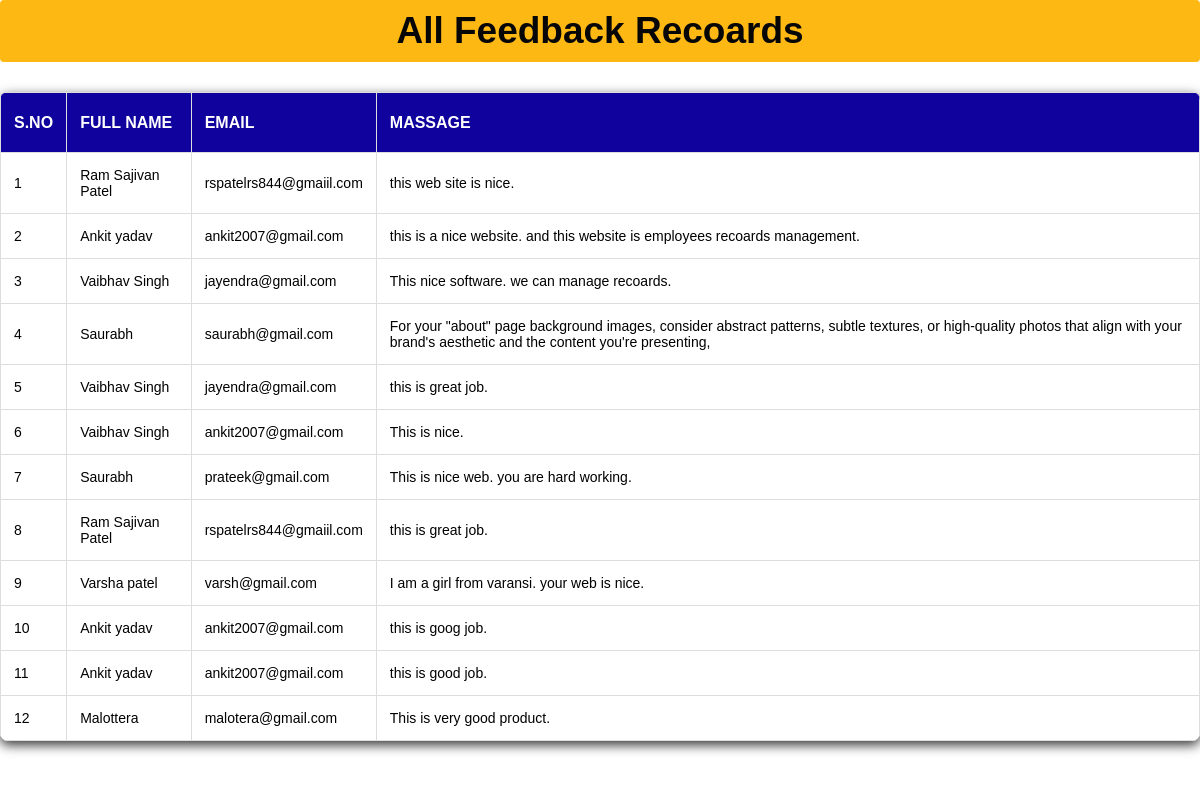
The page /view_feedback (signed in) on the database its author committed.
### employees/models.py (models this page shows)
class feedback(models.Model):
    full_name = models.CharField(max_length=30,null=True)
    email = models.CharField(max_length=30,null=True)
    massage = models.CharField(max_length=500,null=True)

### employees/views.py (the view)
# urls.py: path('view_feedback',view_feedback,name='view_feedback'),
@login_required(login_url='login')
def view_feedback(request):
    data = feedback.objects.all()
    d ={'data':data}
    return render(request,"view_feedback.html",d)

### employees/templates/view_feedback.html (shortened to what this page needs)
<!DOCTYPE html>
<html lang="en">
<head>
</head>
<body>
    <h1>All Feedback Recoards</h1>
    <table>
        <tr>
            <th>S.No</th>
            <th>Full Name</th>
            <th>Email</th>
            <th>Massage</th>
        </tr>
        {% for x in data %}
        <tr>
            <td>{{forloop.counter}}</td>
            <td>{{x.full_name}}</td>
            <td>{{x.email}}</td>
            <td>{{x.massage}}</td>
        </tr>
        {% endfor %}
    </table>
    <br>
     <a href="{% url 'dashboard' %}" class="out" style="color: white;">Back to Dashboard</a>
     <br> <br>
</body>
</html>

### employees/templates/view_feedback.html (style rules this page uses)
* { padding: 0; margin: 0; font-family: Verdana, Geneva, Tahoma, sans-serif; box-sizing: border-box; }
body { background-image:url('https://t4.ftcdn.net/jpg/06/91/05/19/360_F_691051962_GFhQPOAXABmf7l706q89b2PFh6FnB1kI.jpg'); background-repeat: no-repeat; background-size: 100% 100%; }
h1 { padding: 10px; text-align: center; background-color: rgb(254, 184, 20); color: rgb(6, 6, 6); border-radius: 4px; font-size: 37px; margin-bottom: 30px; position: sticky; top:0px; }
table { width: 100%; background-color: #fff; box-shadow: 0 4px 12px rgba(0,0,0,0.8); border-radius: 8px; overflow: hidden; border-collapse: collapse; }
th,td { padding: 14px 13px; border: 1px solid #ddd; text-align: left; font-size: 14px; }
th { height: 60px; background-color: #0f029d; color: white; text-transform:uppercase ; font-size: 16px; }

### rows shown on the page
feedback: full_name "Ram Sajivan Patel", email "rspatelrs844@gmaiil.com", massage "this web site is nice."
feedback: full_name "Ankit yadav", email "ankit2007@gmail.com", massage "this is a nice website. and this website is employees recoards management."
feedback: full_name "Vaibhav Singh", email "jayendra@gmail.com", massage "This nice software. we can manage recoards."
feedback: full_name "Saurabh", email "saurabh@gmail.com", massage "For your \"about\" page background images, consider abstract patterns, subtle textures, or high-quality photos that align with your brand's aesthetic and the content you're presenting,"
feedback: full_name "Vaibhav Singh", email "jayendra@gmail.com", massage "this is great job."
feedback: full_name "Vaibhav Singh", email "ankit2007@gmail.com", massage "This is nice."
feedback: full_name "Saurabh", email "prateek@gmail.com", massage "This is nice web. you are hard working."
feedback: full_name "Ram Sajivan Patel", email "rspatelrs844@gmaiil.com", massage "this is great job."
feedback: full_name "Varsha patel", email "varsh@gmail.com", massage "I am a girl from varansi. your web is nice."
feedback: full_name "Ankit yadav", email "ankit2007@gmail.com", massage "this is goog job."
feedback: full_name "Ankit yadav", email "ankit2007@gmail.com", massage "this is good job."
feedback: full_name "Malottera", email "malotera@gmail.com", massage "This is very good product."
